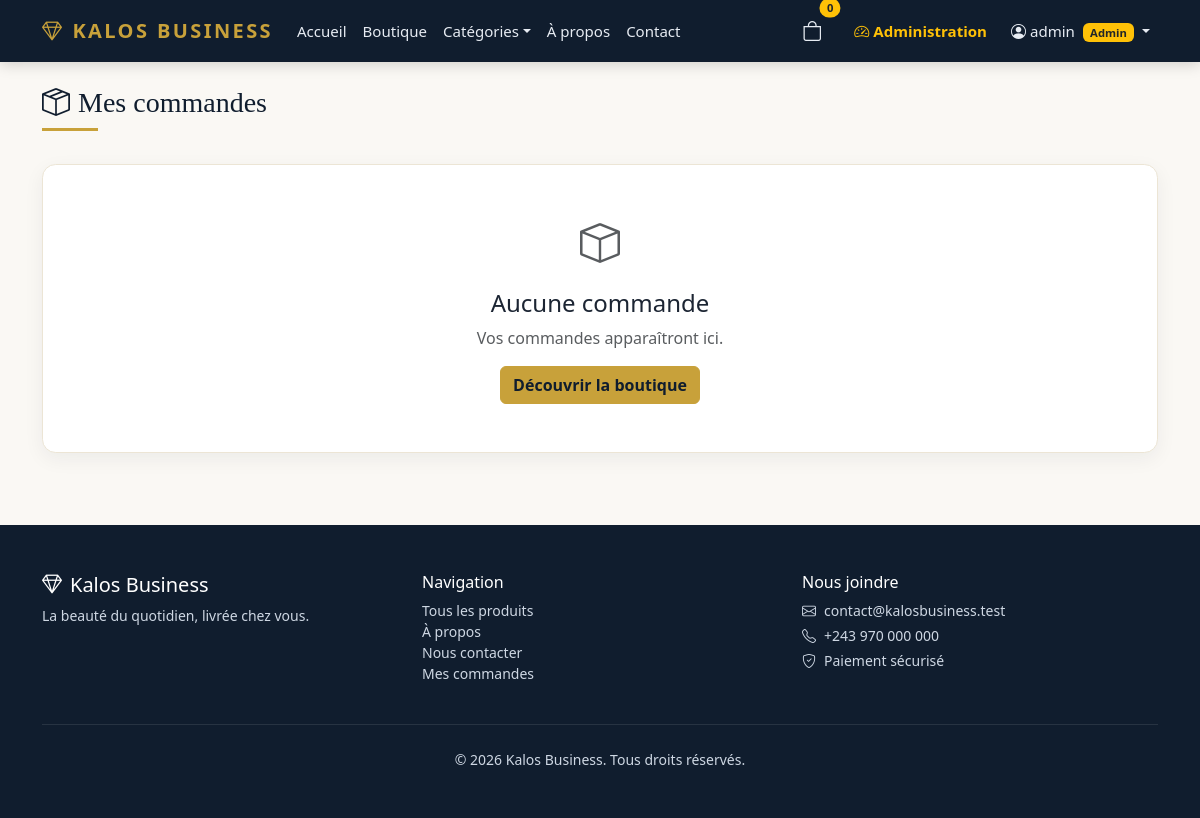
Page /mes-commandes/ (signed in) on the committed database.
### boutique/models.py (models this page shows, shortened)
class Setting(models.Model):
    key = models.CharField(max_length=64, unique=True)
    value = models.TextField(blank=True)
    updated_at = models.DateTimeField('Modifiée le', auto_now=True)
    class Meta:
        verbose_name = 'Paramètre'
        verbose_name_plural = 'Paramètres'

class Cart(models.Model):
    user = models.OneToOneField(
        settings.AUTH_USER_MODEL, null=True, blank=True, on_delete=models.CASCADE, related_name='cart'
    )
    session_key = models.CharField(max_length=64, null=True, blank=True, unique=True)
    created_at = models.DateTimeField('Créé le', auto_now_add=True)
    updated_at = models.DateTimeField('Modifié le', auto_now=True)
    class Meta:
        verbose_name = 'Panier'
        verbose_name_plural = 'Paniers'
    @property
    def count(self):
        return sum(item.quantity for item in self.items.all())

### boutique/views.py (the view)
# urls.py: path('mes-commandes/', views.my_orders, name='my_orders'),
@login_required
def my_orders(request):
    orders = Order.objects.filter(user=request.user).prefetch_related('items')
    return render(request, 'boutique/my_orders.html', {'orders': orders})

### boutique/cart.py (called while the page is built, shortened)
def get_cart(request):
    user = request.user if request.user.is_authenticated else None
    if user:
        cart, _ = Cart.objects.get_or_create(user=user)
        session_key = request.session.session_key
        if session_key:
            anonymous = Cart.objects.filter(session_key=session_key).exclude(pk=cart.pk).first()
        return cart
    if not request.session.session_key:
        request.session.create()
    cart, _ = Cart.objects.get_or_create(session_key=request.session.session_key)
    return cart

### boutique/context_processors.py (called while the page is built)
def site_context(request):
    values = get_all()
    cart = None
    try:
        cart = get_cart(request)
    except Exception:
        pass
    notifications = []
    user = getattr(request, 'user', None)
    if user is not None and user.is_authenticated:
        notifications = list(user.notifications.filter(is_read=False)[:5])
    return {
        'kalos_name': values['site_name'],
        'kalos_tagline': values['site_tagline'],
        'kalos_currency': values['currency'],
        'kalos_contact_email': values['contact_email'],
        'kalos_contact_phone': values['contact_phone'],
        'kalos_shop_open': values['shop_open'],
        'cart': cart,
        'nav_categories': Category.objects.filter(is_active=True)[:8],
        'notifications': notifications,
    }

### boutique/templates/boutique/my_orders.html (shortened to what this page needs)
{% extends 'boutique/base.html' %}
{% block content %}
<div class="container">
  <h1 class="section-title h3 mb-4"><i class="bi bi-box-seam me-2"></i>Mes commandes</h1>
  {% if orders %}
    <div class="summary-box p-3">
      <div class="table-responsive">
        <table class="table align-middle mb-0">
          <thead><tr><th>Référence</th><th>Date</th><th>Articles</th><th>Total</th><th>Statut</th><th></th></tr></thead>
          <tbody>
            {% for order in orders %}
              <tr>
                <td class="small fw-semibold">{{ order.reference }}</td>
                <td class="small">{{ order.created_at|date:"d/m/Y H:i" }}</td>
                <td class="small">{{ order.items.count }}</td>
                <td class="small">{{ order.total }} {{ kalos_currency }}</td>
                <td><span class="badge bg-{% if order.status == 'paid' or order.status == 'delivered' %}success{% elif order.status == 'pending' %}warning text-dark{% else %}secondary{% endif %}">{{ order.get_status_display }}</span></td>
                <td><a href="{% url 'order_detail' order.reference %}" class="btn btn-sm btn-outline-kalos">Détail</a></td>
              </tr>
            {% endfor %}
          </tbody>
        </table>
      </div>
    </div>
  {% else %}
    <div class="summary-box p-5 text-center">
      <i class="bi bi-box fs-1 text-muted"></i>
      <h4 class="mt-3">Aucune commande</h4>
      <p class="text-muted">Vos commandes apparaîtront ici.</p>
      <a href="{% url 'catalog' %}" class="btn btn-kalos">Découvrir la boutique</a>
    </div>
  {% endif %}
</div>
{% endblock %}

### boutique/templates/boutique/base.html (shortened to what this page needs)
{% load static %}
<!doctype html>
<html lang="fr">
<head>
  <link href="https://cdn.jsdelivr.net/npm/bootstrap@5.3.3/dist/css/bootstrap.min.css" rel="stylesheet">
  <link href="https://cdn.jsdelivr.net/npm/bootstrap-icons@1.11.3/font/bootstrap-icons.min.css" rel="stylesheet">
  <link rel="stylesheet" href="{% static 'kalos.css' %}">
</head>
<body>
<nav class="navbar navbar-expand-lg kalos-navbar sticky-top">
  <div class="container">
    <a class="navbar-brand" href="{% url 'home' %}"><i class="bi bi-gem me-2"></i>{{ kalos_name }}</a>
    <div class="collapse navbar-collapse" id="kalosNav">
      <ul class="navbar-nav me-auto mb-2 mb-lg-0">
        <li class="nav-item"><a class="nav-link" href="{% url 'home' %}">Accueil</a></li>
        <li class="nav-item"><a class="nav-link" href="{% url 'catalog' %}">Boutique</a></li>
        {% if nav_categories %}
          <li class="nav-item dropdown">
            <a class="nav-link dropdown-toggle" href="#" role="button" data-bs-toggle="dropdown">Catégories</a>
          </li>
        {% endif %}
        <li class="nav-item"><a class="nav-link" href="{% url 'about' %}">À propos</a></li>
        <li class="nav-item"><a class="nav-link" href="{% url 'contact' %}">Contact</a></li>
      </ul>
      <ul class="navbar-nav ms-auto align-items-lg-center">
        <li class="nav-item me-lg-3">
          <a class="nav-link position-relative" href="{% url 'cart' %}">
            <i class="bi bi-bag fs-5"></i>
            <span class="position-absolute top-0 start-100 translate-middle badge rounded-pill bg-warning text-dark">
              {{ cart.count|default:0 }}
            </span>
          </a>
        </li>
        {% if user.is_authenticated %}
          {% if user.is_staff %}
            <li class="nav-item me-lg-2">
              <a class="nav-link text-warning fw-semibold" href="{% url 'dashboard' %}">
                <i class="bi bi-speedometer2 me-1"></i>Administration
              </a>
            </li>
          {% endif %}
          <li class="nav-item dropdown">
            <a class="nav-link dropdown-toggle" href="#" role="button" data-bs-toggle="dropdown">
              <i class="bi bi-person-circle me-1"></i>{{ user.username }}
              {% if user.is_staff %}<span class="badge bg-warning text-dark ms-1">Admin</span>{% endif %}
            </a>
          </li>
        {% else %}
          <li class="nav-item"><a class="nav-link" href="{% url 'login' %}">Connexion</a></li>
          <li class="nav-item"><a class="btn btn-kalos btn-sm ms-lg-2" href="{% url 'register' %}">Inscription</a></li>
        {% endif %}
      </ul>
    </div>
  </div>
</nav>
<main class="py-4">
  {% block content %}{% endblock %}
</main>
<footer class="kalos-footer mt-5 py-5">
  <div class="container">
    <div class="row gy-4">
      <div class="col-md-4">
        <h5 class="text-white"><i class="bi bi-gem me-2"></i>{{ kalos_name }}</h5>
        <p class="small">{{ kalos_tagline }}</p>
      </div>
      <div class="col-md-4">
        <h6 class="text-white">Navigation</h6>
        <ul class="list-unstyled small">
          <li><a href="{% url 'catalog' %}">Tous les produits</a></li>
          <li><a href="{% url 'about' %}">À propos</a></li>
          <li><a href="{% url 'contact' %}">Nous contacter</a></li>
          <li><a href="{% url 'my_orders' %}">Mes commandes</a></li>
        </ul>
      </div>
      <div class="col-md-4">
        <h6 class="text-white">Nous joindre</h6>
        <p class="small mb-1"><i class="bi bi-envelope me-2"></i>{{ kalos_contact_email }}</p>
        <p class="small mb-1"><i class="bi bi-telephone me-2"></i>{{ kalos_contact_phone }}</p>
        <p class="small"><i class="bi bi-shield-check me-2"></i>Paiement sécurisé</p>
      </div>
    </div>
    <hr class="border-secondary my-4">
    <p class="small text-center mb-0">© {% now "Y" %} {{ kalos_name }}. Tous droits réservés.</p>
  </div>
</footer>
</body>
</html>

### boutique/static/kalos.css (style rules this page uses)
:root { --kalos-navy: #101d2e; --kalos-navy-light: #1b2c43; --kalos-gold: #c8a13a; --kalos-gold-dark: #a98424; --kalos-cream: #faf8f4; --kalos-muted: #6b7280; }
body { background: var(--kalos-cream); color: #1c2533; font-family: "Segoe UI", system-ui, -apple-system, sans-serif; }
.kalos-navbar { background: var(--kalos-navy); box-shadow: 0 2px 14px rgba(0, 0, 0, .18); }
.kalos-navbar .navbar-brand { color: var(--kalos-gold); font-weight: 700; letter-spacing: .12em; text-transform: uppercase; }
.kalos-navbar .nav-link { color: #e7ecf3; font-size: .94rem; }
.btn-kalos { background: var(--kalos-gold); border-color: var(--kalos-gold); color: var(--kalos-navy); font-weight: 600; }
.section-title { font-family: Georgia, "Times New Roman", serif; color: var(--kalos-navy); position: relative; padding-bottom: .6rem; }
.section-title::after { content: ""; display: block; width: 56px; height: 3px; background: var(--kalos-gold); margin-top: .5rem; }
.summary-box { background: #fff; border: 1px solid #ece5d5; border-radius: .85rem; box-shadow: 0 6px 20px rgba(16, 29, 46, .06); }
.kalos-footer { background: var(--kalos-navy); color: #ced7e3; }
.kalos-footer a { color: #ced7e3; text-decoration: none; }

### rows in the picture
Setting: value "KALOS BUSINESS", value "Kalos Business"
Cart: count "0"
Setting: value "La beauté du quotidien, livrée chez vous."
Setting: value "contact@kalosbusiness.test"
Setting: value "+243 970 000 000"

### other values in the picture
{{ user.username }} "admin"
